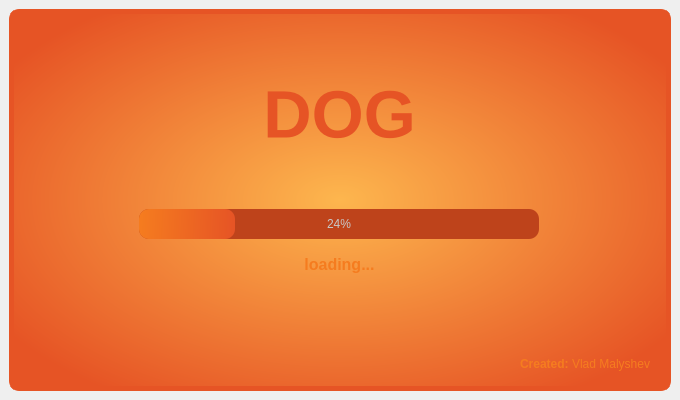
<?xml version="1.0" encoding="UTF-8"?>
<ui version="4.0">
 <class>splash_screen</class>
 <widget class="QMainWindow" name="splash_screen">
  <property name="geometry">
   <rect>
    <x>0</x>
    <y>0</y>
    <width>680</width>
    <height>400</height>
   </rect>
  </property>
  <property name="windowTitle">
   <string>MainWindow</string>
  </property>
  <widget class="QWidget" name="centralwidget">
   <layout class="QVBoxLayout" name="verticalLayout">
    <item>
     <widget class="QFrame" name="frame_drop_shadow">
      <property name="styleSheet">
       <string notr="true">QFrame#frame_drop_shadow {
	background-color: qradialgradient(spread:pad, cx:0.5, cy:0.5, radius:0.616, fx:0.5, fy:0.5, stop:0 rgba(253, 182, 78, 255), stop:1 rgba(230, 84, 37, 255));
	border-radius: 10px;
	border: 5px solid #E65425;
}</string>
      </property>
      <property name="frameShape">
       <enum>QFrame::StyledPanel</enum>
      </property>
      <property name="frameShadow">
       <enum>QFrame::Raised</enum>
      </property>
      <widget class="QLabel" name="label">
       <property name="geometry">
        <rect>
         <x>0</x>
         <y>70</y>
         <width>661</width>
         <height>71</height>
        </rect>
       </property>
       <property name="font">
        <font>
         <pointsize>50</pointsize>
         <bold>true</bold>
        </font>
       </property>
       <property name="styleSheet">
        <string notr="true">QLabel {
	color: rgb(230, 84, 37);
}</string>
       </property>
       <property name="text">
        <string>DOG</string>
       </property>
       <property name="alignment">
        <set>Qt::AlignCenter</set>
       </property>
      </widget>
      <widget class="QLabel" name="label_2">
       <property name="geometry">
        <rect>
         <x>0</x>
         <y>240</y>
         <width>661</width>
         <height>31</height>
        </rect>
       </property>
       <property name="font">
        <font>
         <pointsize>12</pointsize>
         <italic>false</italic>
         <bold>true</bold>
         <underline>false</underline>
        </font>
       </property>
       <property name="styleSheet">
        <string notr="true">QLabel {
	color: rgb(245, 124, 31);
}</string>
       </property>
       <property name="text">
        <string>loading...</string>
       </property>
       <property name="alignment">
        <set>Qt::AlignCenter</set>
       </property>
      </widget>
      <widget class="QProgressBar" name="progressBar">
       <property name="geometry">
        <rect>
         <x>130</x>
         <y>200</y>
         <width>400</width>
         <height>30</height>
        </rect>
       </property>
       <property name="styleSheet">
        <string notr="true">QProgressBar {
	background-color: rgb(190, 67, 27);
	color: rgb(200, 200, 200);
	border-style: none;
	border-radius: 10px;
	text-align: center;
}

QProgressBar::chunk {
	border-radius: 10px;
	
	background-color: qlineargradient(spread:pad, x1:0, y1:0.483, x2:1, y2:0.5, stop:0 rgba(245, 124, 31, 255), stop:1 rgba(230, 84, 37, 255));
}</string>
       </property>
       <property name="value">
        <number>24</number>
       </property>
      </widget>
      <widget class="QLabel" name="label_3">
       <property name="geometry">
        <rect>
         <x>20</x>
         <y>340</y>
         <width>621</width>
         <height>31</height>
        </rect>
       </property>
       <property name="font">
        <font>
         <pointsize>9</pointsize>
         <italic>false</italic>
         <bold>false</bold>
         <underline>false</underline>
        </font>
       </property>
       <property name="styleSheet">
        <string notr="true">QLabel {
	color: rgb(245, 124, 31);
}</string>
       </property>
       <property name="text">
        <string>&lt;html&gt;&lt;head/&gt;&lt;body&gt;&lt;p&gt;&lt;span style=&quot; font-weight:700;&quot;&gt;Created:&lt;/span&gt; Vlad Malyshev&lt;/p&gt;&lt;/body&gt;&lt;/html&gt;</string>
       </property>
       <property name="alignment">
        <set>Qt::AlignRight|Qt::AlignTrailing|Qt::AlignVCenter</set>
       </property>
       <property name="margin">
        <number>0</number>
       </property>
      </widget>
     </widget>
    </item>
   </layout>
  </widget>
 </widget>
 <resources/>
 <connections/>
</ui>
